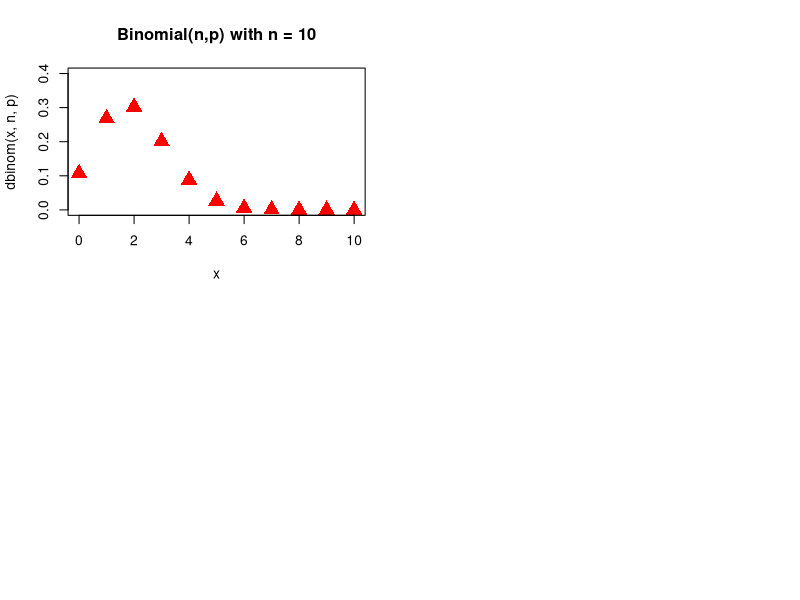

The R script that drew this image:
## ---- chunk 1
op=par(mfrow=c(2,2))
n=10; p=0.2; x=seq(0,n)
plot(x, dbinom(x,n,p), type='p',col = "red",pch = 17,lty =8,ylim = c(0, 0.4),cex=2,main="Binomial(n,p) with n = 10")

